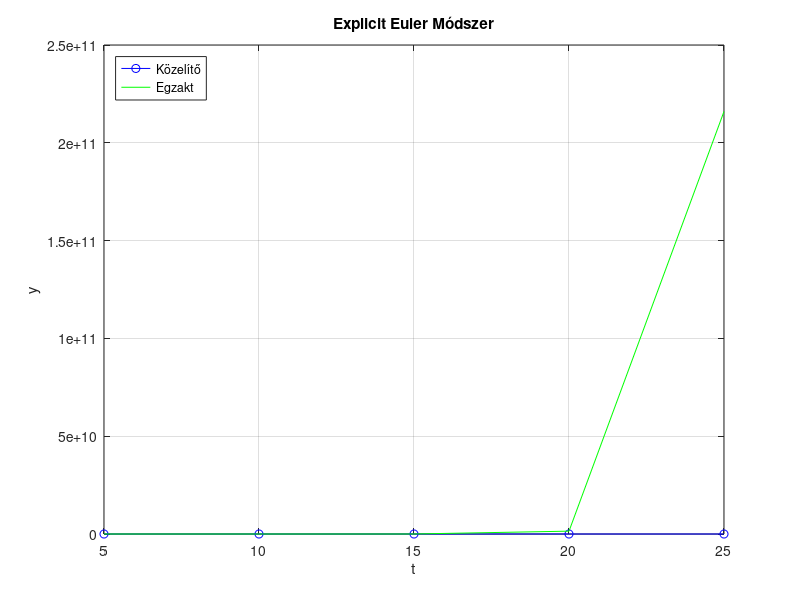

This chart was generated by the following MATLAB code:
% Explicit Euler Módszer
% y'(t)=(2 * t) + y diff. egyenlet megoldása y(0) = 1, h = 0.1, b = 0.4

clc, clear all, close all

n = input("Adja meg az iterációk számát: ") - 1;          % Iterációk száma
input_h = input("Adja meg a lépés méretet: ");           % lépés mérete
t0 = input("Adja meg a t0 kezdő értékét: ");         % t0 értéke
y0 = input("Adja meg a y0 kezdő értékét: ");         % y0 értéke
b = input("Adja meg az intervalum végét: ");     % Intervalum vége
f_inner = input("Adja meg a függvényt: ", "s");   % függvény bekérése
f = str2func(['@(t, y)', f_inner]); % függvény paraméter átalakítása propgramozási függvényre
a = t0;                                   % Intervalum kezdő értékének beállítása                  % függvény meghatározása
exact = @(t) ((-2) * (t + 1) + (3 * exp(t)));   % függvény egzakt megoldása

if !isempty(input_h)          % h paraméter ellenőrzése, hogy megvan-e adva
  h = input_h;                % h változó beállítása, ha megvan adva
else
  h = (b - a) / n;            % lépés mértékének kiszámolása, ha nincs megadva
endif
t=[a zeros(1, n)];            % t tömb feltöltése nullákkal
y=[length(t)];                % y tömb hosszának megadása
ye=[length(t)];               % ye egzakt megoldásnak töm létrehozása
y(1) = y0;                    % y tömb első elemének megadása
t(1) = t0;                    % t tömb első elemének megadása
ye(1) = y0;                   % ye egzakt tömb első elemének beállítása

fprintf('%7s %7s %7s %7s \n','i','t(i)','y(i)', 'ye(i)'); % fejléc kiírása
for i=1:1:n + 1                              % for ciklus 1-től n + 1-ig
  if i <= n                       % túlcsordulás megakadályozása
     t(i + 1)=t(i) + h;           % t elemek kiszámolása
  endif
  if i != 1                       % az első elemet már inicializáltuk
    y(i)=y(i - 1)+ h * f(t(i - 1), y(i - 1)); % Explicit euler módszer képlete
    ye(i)=exact(t(i));        % egzakt megoldás kiszámítása ti pontban
  endif
  fprintf('%7d %7.2f %7.3f %7.3f \n',i, t(i), y(i), ye(i)); % Aktuális elem kiírása
end;

% Gráf készítése a becsült és egzakt függvényről
plot(t, y, 'b-o', t, exact(t), 'g');
title('Explicit Euler Módszer');
ylabel('y'); xlabel('t');
legend({'Közelítő','Egzakt'},'Location','northwest');
grid on

hold on
hold off


